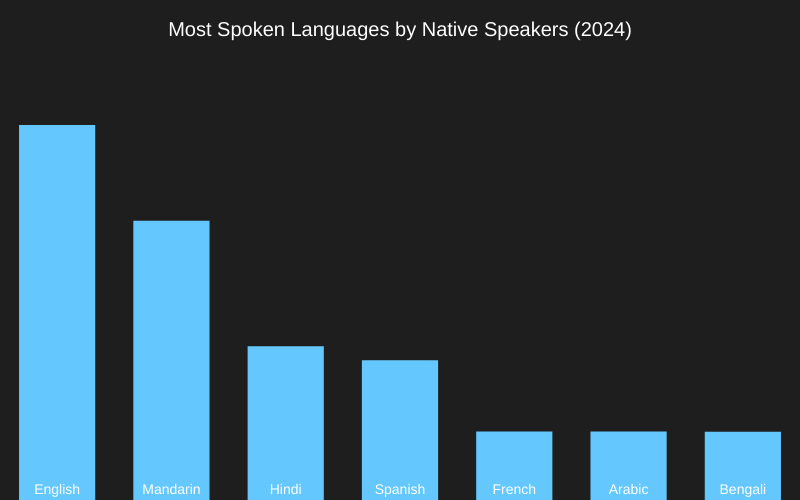
Frame 1 (no input)
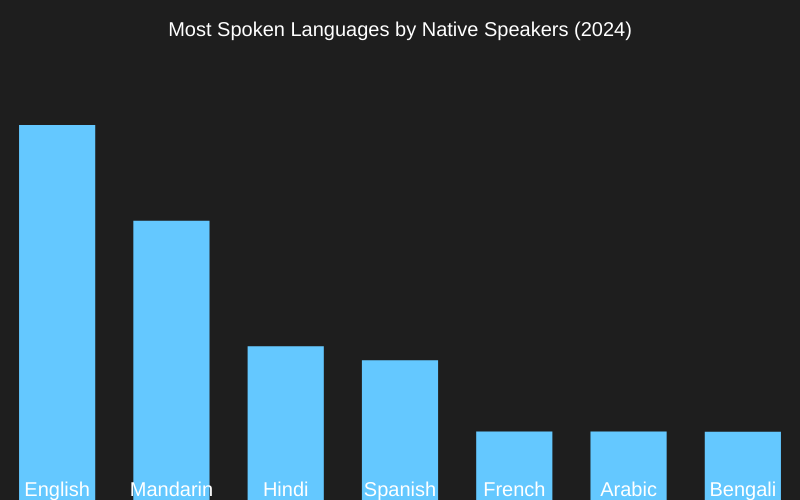
Frame 60 (no input)
Frame 120 (the mouse pressed at the canvas centre since frame 60): identical to frame 60, image omitted

The p5.js sketch that drew these frames (run headless with seeded random() and noise() and a simulated clock; from frame 60 on, the mouse is pressed at the canvas centre):

// p5.js sketch
// ── sketch.js
// Dataset of most spoken languages with number of native speakers (in millions)
let data = [
  { language: "English", speakers: 1500 },
  { language: "Mandarin", speakers: 1117 },
  { language: "Hindi", speakers: 615 },
  { language: "Spanish", speakers: 559 },
  { language: "French", speakers: 274 },
  { language: "Arabic", speakers: 274 },
  { language: "Bengali", speakers: 273 }
];

function setup() {
  createCanvas(800, 500);         // Set canvas size
  textAlign(CENTER, CENTER);      // Center the text
  textSize(14);                   // Set default text size
  noStroke();                     // Remove border from shapes
}

function draw() {
  background(30);                 // Dark background color

  let barWidth = width / data.length; // Width of each bar

  for (let i = 0; i < data.length; i++) {
    let d = data[i];                                       // Current language data
    let barHeight = map(d.speakers, 0, 1600, 0, height - 100); // Map speaker value to canvas height

    let x = i * barWidth + barWidth / 2; // X position of bar
    let y = height - barHeight;         // Y position of top of the bar

    // If mouse is over this bar
    if (mouseX > x - barWidth / 3 && mouseX < x + barWidth / 3 && mouseY > y && mouseY < height) {
      fill(255, 150, 100);             // Highlight color
      rect(x - barWidth / 3, y, barWidth / 1.5, barHeight); // Draw highlighted bar

      fill(255);                       // White text
      text(`${d.language}: ${d.speakers}M`, x, y - 20); // Show speaker count above bar
    } else {
      fill(100, 200, 255);             // Normal bar color
      rect(x - barWidth / 3, y, barWidth / 1.5, barHeight); // Draw normal bar

      fill(255);                       // White text
      text(d.language, x, height - 10); // Show language label below bar
    }
  }

  // Draw title at top of canvas
  fill(255);
  textSize(20);
  text("Most Spoken Languages by Native Speakers (2024)", width / 2, 30);
}
